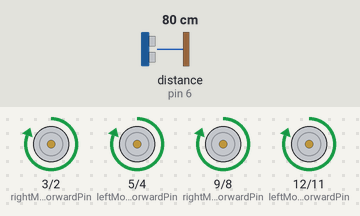
Recording of a sketch running on a simulated Arduino Uno, built with avr-gcc and run on an emulated ATmega328P. On the bench: motor-driver pin pairs drawn as motors (green arrow = first pin HIGH = forward, orange = second pin HIGH = backward, longer = more drive). Wiring (inferred from the names in the program): ultrasonic range finder: trigger pin 7; echo pin 6. The test bench sets the inputs (shaded band); at power-on: distance to the obstacle (sensor on pin 6) 80 cm. The echo pulse lasts 58.3 µs per cm.

Above: at 8.8 s.
8.9 s: distance to the obstacle (sensor on pin 6) set to 2 cm
At 11.1 s:
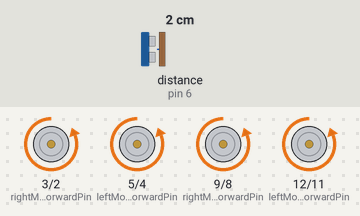
17.5 s: distance to the obstacle (sensor on pin 6) set to 10 cm
25.5 s: distance to the obstacle (sensor on pin 6) set to 13 cm
At 30.4 s:
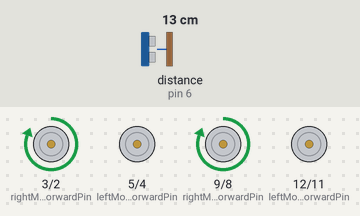
39.0 s: distance to the obstacle (sensor on pin 6) set to 4 cm
At 40.5 s:
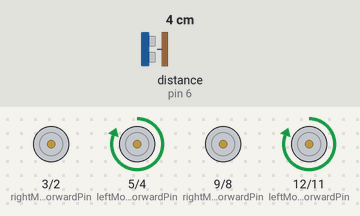
47.0 s: distance to the obstacle (sensor on pin 6) set to 18 cm
At 47.3 s:
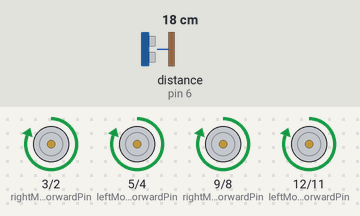
Timing chart, 0 to 61.5 s (numbered marks = the images above; inputs shaded):
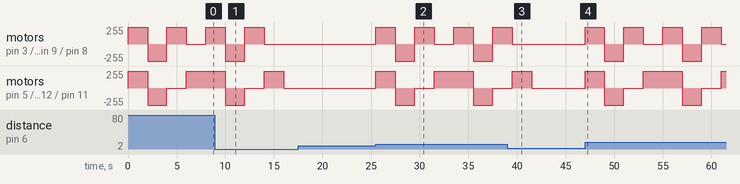

The sketch:

tasfia2.ino
```cpp
int echo = 6;
int trig = 7;
long duration, distance;

int leftMotor1ForwardPin = 12;
int leftMotor1ReversePin = 11;
int rightMotor1ForwardPin = 9;
int rightMotor1ReversePin = 8;


int leftMotor2ForwardPin = 5;
int leftMotor2ReversePin = 4;
int rightMotor2ForwardPin = 3;
int rightMotor2ReversePin = 2;


void setup() {

  pinMode(trig, OUTPUT);
  pinMode(echo, INPUT);

  pinMode(leftMotor1ForwardPin, OUTPUT);
  pinMode(leftMotor1ReversePin, OUTPUT);
  pinMode(leftMotor2ForwardPin, OUTPUT);
  pinMode(leftMotor2ReversePin, OUTPUT);

  pinMode(rightMotor1ForwardPin, OUTPUT);
  pinMode(rightMotor1ReversePin, OUTPUT);
  pinMode(rightMotor2ForwardPin, OUTPUT);
  pinMode(rightMotor2ReversePin, OUTPUT);


  Serial.begin(9600);

}


void loop() {
  digitalWrite(trig, LOW);
  delayMicroseconds(2);

  digitalWrite(trig, HIGH);
  delayMicroseconds(10);
  digitalWrite(trig, LOW);

  duration = pulseIn(echo, HIGH);
  distance = duration / 58;

  if(distance > 10){
    goForward();
    delay(2000);
    goReverse();
    delay(2000);
    goLeft();
    delay(2000);
    goRight();
    delay(2000);
  }

  else{
    halt();
  }
  // delay(5000);

  //goReverse();
  //delay(5000);

  //goLeft();
  //delay(5000);
  //goRight();
  //delay(5000);


}

void halt(){
  digitalWrite(leftMotor1ForwardPin, LOW);
  digitalWrite(leftMotor1ReversePin, LOW);

  digitalWrite(rightMotor1ForwardPin, LOW);
  digitalWrite(rightMotor1ReversePin, LOW);

  digitalWrite(leftMotor2ForwardPin, LOW);
  digitalWrite(leftMotor2ReversePin, LOW);

  digitalWrite(rightMotor2ForwardPin, LOW);
  digitalWrite(rightMotor2ReversePin, LOW);
}

void goForward(){
  digitalWrite(leftMotor1ForwardPin, HIGH);
  digitalWrite(leftMotor1ReversePin, LOW);

  digitalWrite(rightMotor1ForwardPin, HIGH);
  digitalWrite(rightMotor1ReversePin, LOW);

  digitalWrite(leftMotor2ForwardPin, HIGH);
  digitalWrite(leftMotor2ReversePin, LOW);

  digitalWrite(rightMotor2ForwardPin, HIGH);
  digitalWrite(rightMotor2ReversePin, LOW);


}

void goReverse(){
  digitalWrite(leftMotor1ForwardPin, LOW);
  digitalWrite(leftMotor1ReversePin, HIGH);

  digitalWrite(rightMotor1ForwardPin, LOW);
  digitalWrite(rightMotor1ReversePin, HIGH);

  digitalWrite(leftMotor2ForwardPin, LOW);
  digitalWrite(leftMotor2ReversePin, HIGH);

  digitalWrite(rightMotor2ForwardPin, LOW);
  digitalWrite(rightMotor2ReversePin, HIGH);
}

void goLeft(){
  digitalWrite(leftMotor1ForwardPin, LOW);
  digitalWrite(leftMotor1ReversePin, LOW);

  digitalWrite(rightMotor1ForwardPin, HIGH);
  digitalWrite(rightMotor1ReversePin, LOW);

  digitalWrite(leftMotor2ForwardPin, LOW);
  digitalWrite(leftMotor2ReversePin, LOW);

  digitalWrite(rightMotor2ForwardPin, HIGH);
  digitalWrite(rightMotor2ReversePin, LOW);
}

void goRight(){
  digitalWrite(leftMotor1ForwardPin, HIGH);
  digitalWrite(leftMotor1ReversePin, LOW);

  digitalWrite(rightMotor1ForwardPin, LOW);
  digitalWrite(rightMotor1ReversePin, LOW);

  digitalWrite(leftMotor2ForwardPin, HIGH);
  digitalWrite(leftMotor2ReversePin, LOW);

  digitalWrite(rightMotor2ForwardPin, LOW);
  digitalWrite(rightMotor2ReversePin, LOW);
}
```

Measured:
- the behaviour switches between 11 and 12 cm on distance to the obstacle (sensor on pin 6) (found by bisection; images 1 and 2)
- after the input at 8.9 s, motor on pin 3 (rightMotor2ForwardPin) / pin 2 (rightMotor2ReversePin), motor on pin 9 (rightMotor1ForwardPin) / pin 8 (rightMotor1ReversePin): goes on until 14.0 s, then stays stopped
- after the input at 17.5 s, every drawn part: stays the same
- after the input at 39.0 s, motor on pin 3 (rightMotor2ForwardPin) / pin 2 (rightMotor2ReversePin), motor on pin 9 (rightMotor1ForwardPin) / pin 8 (rightMotor1ReversePin): goes on until 39.5 s, then stays stopped
